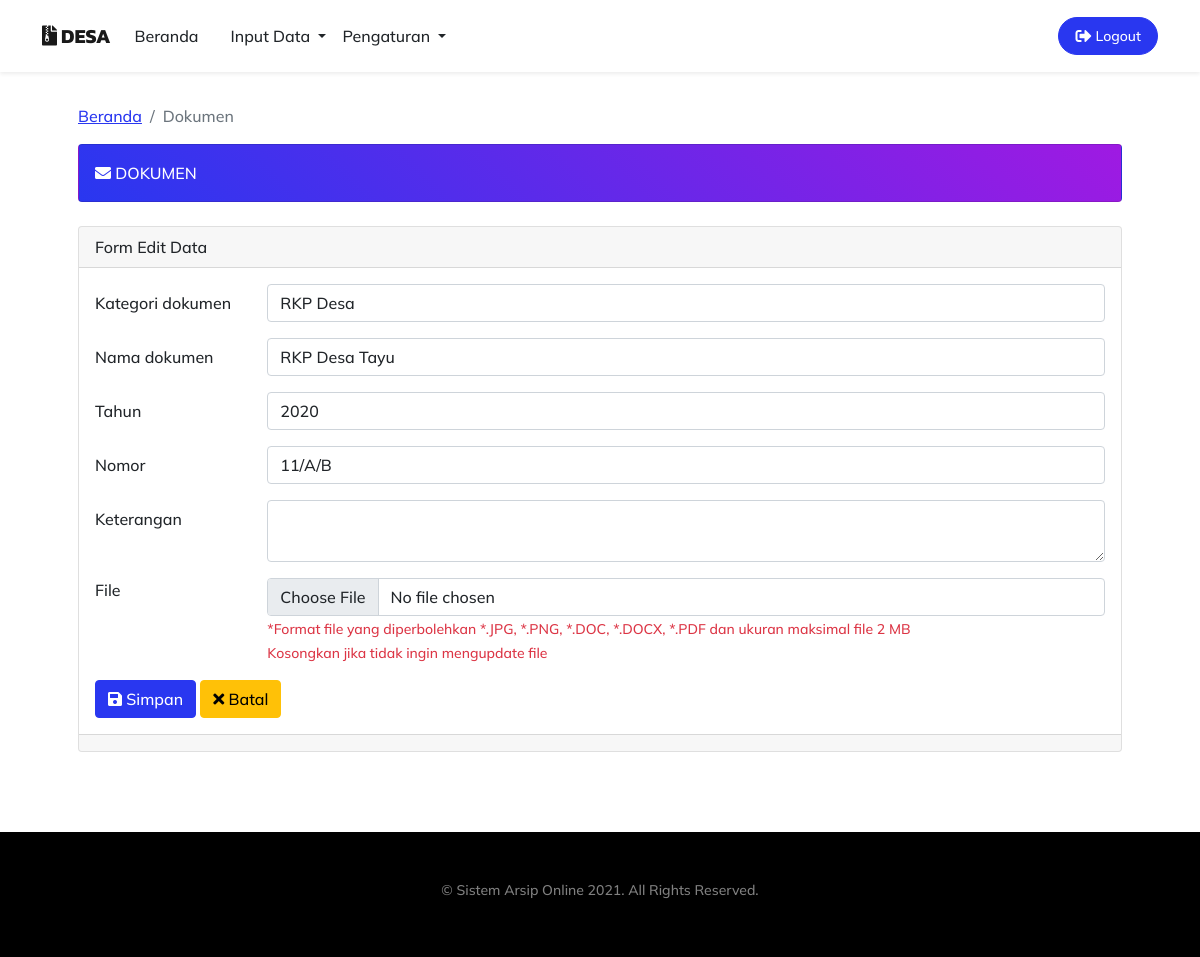
The page /index.php?page=dokumen&aksi=edit&id=1 (signed in) on the database its author committed.
### tables this page shows
CREATE TABLE `tbl_dokumen` (
  `id` int(11) NOT NULL AUTO_INCREMENT,
  `id_kategori` int(11) DEFAULT NULL,
  `nama_dokumen` varchar(100) DEFAULT NULL,
  `tahun` year(4) DEFAULT NULL,
  `nomor` varchar(50) DEFAULT NULL,
  `file` varchar(100) DEFAULT NULL,
  `keterangan` text,
  PRIMARY KEY (`id`) USING BTREE
);

CREATE TABLE `tbl_kategori_dokumen` (
  `id` int(11) NOT NULL AUTO_INCREMENT,
  `nama_kategori` varchar(200) DEFAULT NULL,
  `status` enum('Aktif','Tidak') DEFAULT NULL,
  PRIMARY KEY (`id`) USING BTREE
);

### model/dbconfig.php (called while the page is built, shortened)
<?php
class Db_config
{
    protected $connection;
    public function __construct()
    {
        if (!isset($this->connection)) {
            $this->connection = new mysqli(constant("DB_HOST"), constant("DB_USER"), constant("DB_PASS"), constant("DB_NAME"));
        }
        return $this->connection;
    }
}

### model/m_dokumen.php (called while the page is built, shortened)
<?php
require_once "dbconfig.php";
class M_dokumen extends Db_config
{
    public $table = 'tbl_dokumen';
    public function mysql_prep($string)
    {
        return $this->connection->real_escape_string($string);
    }
    public function read_by_id($id)
    {
        $safe_id = $this->mysql_prep($id);
        $query = "SELECT * FROM $this->table WHERE id = '{$safe_id}'";
        $result = $this->connection->query($query);
        return $result;
    }
}

### model/m_kategori.php (called while the page is built, shortened)
<?php
require_once "dbconfig.php";
class M_kategori extends Db_config
{
    public $table = 'tbl_kategori_dokumen';
    public function read($where = array())
    {
        $query = "SELECT * FROM $this->table";
        $conditions = [];
        if (!empty($where['status'])) {
            if (!empty($where['or_id_kategori'])) {
                $conditions[] = "(status = '$where[status]' OR id = '$where[or_id_kategori]')";
            } else {
                $conditions[] = "status = '$where[status]'";
            }
        }
        if (!empty($conditions)) {
            $query .= " WHERE " . implode(" AND ", $conditions);
        }
        $result = $this->connection->query($query);
        return $result;
    }
}

### dokumen/edit.php (the view, shortened to what this page needs)
<?php
require_once "model/m_dokumen.php";
require_once "model/m_kategori.php";
$crud = new m_dokumen();
$result_set = $crud->read_by_id($_GET["id"]);
$result = mysqli_fetch_assoc($result_set);
$crud_kategori = new m_kategori();
$kategori = $crud_kategori->read(array('status' => 'Aktif', 'or_id_kategori' => $result['id_kategori']));
?>
<section>
	<div class="container px-5">
		<nav aria-label="breadcrumb">
			<ol class="breadcrumb">
				<li class="breadcrumb-item"><a href="?page=beranda">Beranda</a></li>
				<li class="breadcrumb-item active" aria-current="page"> Dokumen</li>
			</ol>
		</nav>
		<div class="row gx-5 align-items-center">
			<div class="col-lg-12 mb-4">
				<div class="card bg-gradient-primary-to-secondary text-white">
					<div class="card-body text-uppercase">
						<i class="fas fa-envelope"></i> Dokumen
					</div>
				</div>
			</div>
			<div class="col-lg-12">
				<div class="card">
					<div class="card-header">
						Form Edit Data
					</div>
					<div class="card-body">
						<form method="POST" action="dokumen/update.php" enctype="multipart/form-data">
							<div class="mb-3 row">
                                <label class="col-sm-2 col-form-label">Kategori dokumen</label>
                                <div class="col-sm-10">
                                    <select class="form-control" name="id_kategori" required>
                                        <?php while ($row = mysqli_fetch_assoc($kategori)): ?>
                                            <option value="<?php echo $row['id'] ?>" <?php echo $result['id_kategori'] == $row['id'] ? 'selected' : '' ?>><?php echo $row['nama_kategori'] ?></option>
                                        <?php endwhile?>
                                    </select>
                                </div>
                            </div>
                            <div class="mb-3 row">
                                <label class="col-sm-2 col-form-label">Nama dokumen</label>
                                <div class="col-sm-10">
                                    <input type="text" class="form-control" name="nama_dokumen" required value="<?php echo $result['nama_dokumen'] ?>">
                                </div>
                            </div>
                            <div class="mb-3 row">
                                <label class="col-sm-2 col-form-label">Tahun</label>
                                <div class="col-sm-10">
                                    <input type="number" class="form-control" name="tahun" required value="<?php echo $result['tahun'] ?>">
                                </div>
                            </div>
                            <div class="mb-3 row">
                                <label class="col-sm-2 col-form-label">Nomor</label>
                                <div class="col-sm-10">
                                    <input type="text" class="form-control" name="nomor" required value="<?php echo $result['nomor'] ?>">
                                </div>
                            </div>
                            <div class="mb-3 row">
                                <label class="col-sm-2 col-form-label">Keterangan</label>
                                <div class="col-sm-10">
                                    <textarea class="form-control" name="keterangan"><?php echo $result['keterangan'] ?></textarea>
                                </div>
                            </div>
							<div class="mb-3 row">
								<label for="formFile" class="col-sm-2 form-label">File</label>
								<div class="col-sm-10">
									<input class="form-control" type="file" id="formFile" name="file">
									<small class="text-danger">*Format file yang diperbolehkan *.JPG, *.PNG, *.DOC, *.DOCX, *.PDF dan ukuran maksimal file 2 MB</small>
									<br><small class="text-danger">Kosongkan jika tidak ingin mengupdate file</small>
								</div>
							</div>
							<button type="submit" class="btn btn-primary"><i class="fas fa-save"></i> Simpan</button>
							<a class="btn btn-warning" onclick="window.history.go(-1); return false;"><i class="fas fa-times"></i> Batal</a>
						</form>
					</div>
					<div class="card-footer">
					</div>
				</div>
			</div>
		</div>
	</div>
</section>

### rows shown on the page
tbl_dokumen: id_kategori "RKP Desa", nama_dokumen "RKP Desa Tayu", tahun "2020", nomor "11/A/B"
